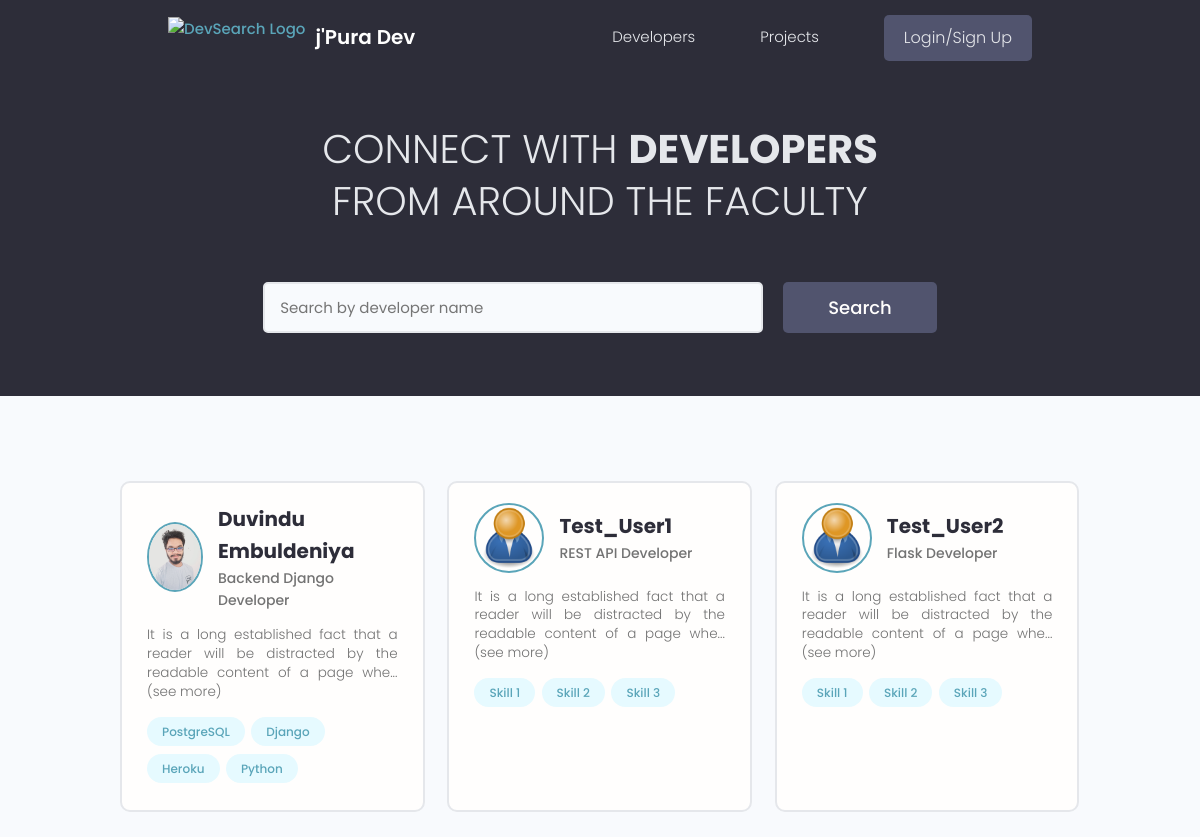
Before: / with the older database file.
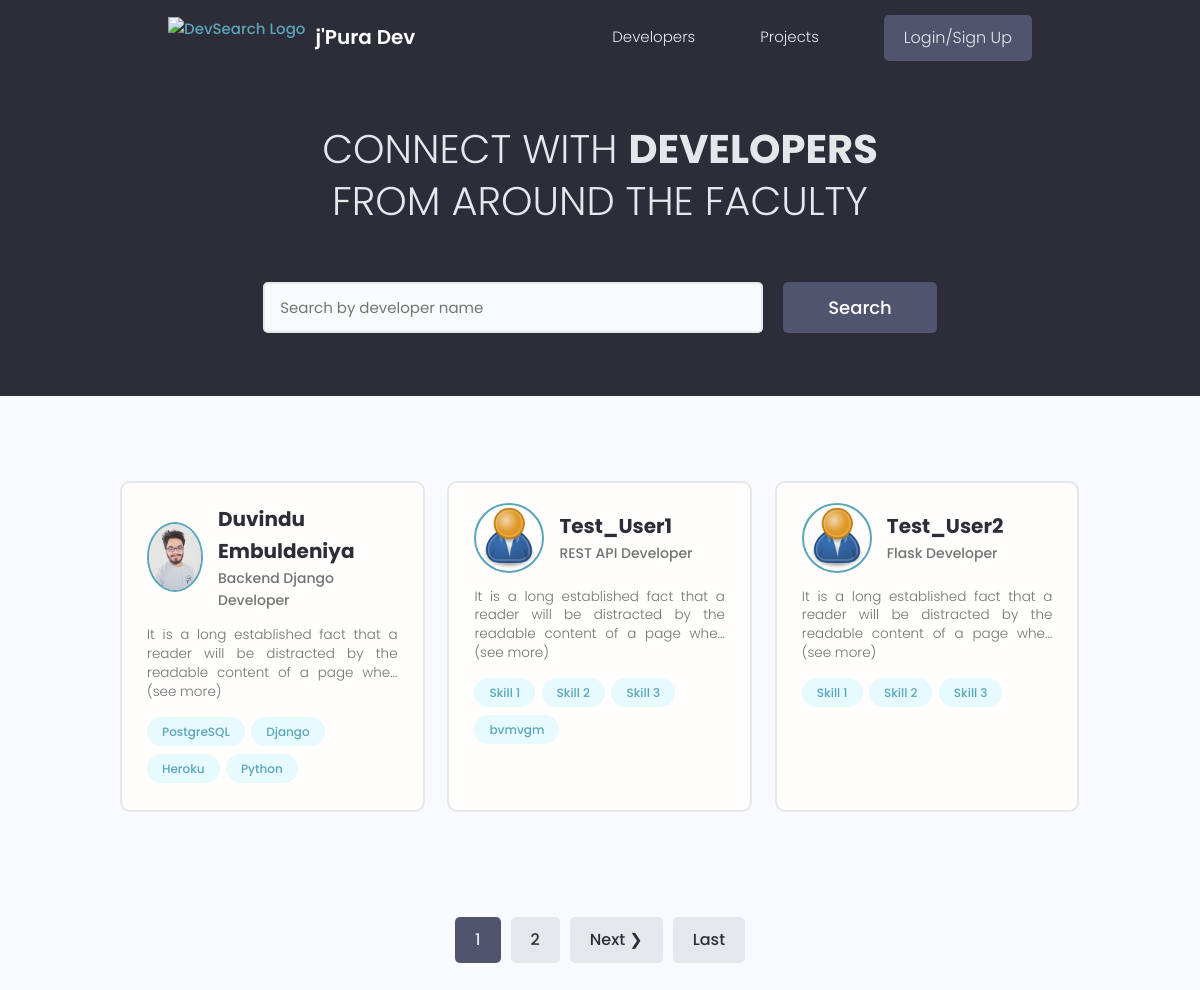
After: the same page with the newer database file.
### home/models.py (models this page shows, shortened)
class Profile(models.Model):
    user = models.OneToOneField(User, on_delete=models.CASCADE)
    username = models.CharField(max_length=200, null=True)
    name = models.CharField(max_length=200, null=True)
    location = models.CharField(max_length=200, null=True)
    intro = models.CharField(max_length=200, null = True)
    bio = models.TextField(null=True)
    image = models.ImageField(upload_to = 'profile/', default='profile/default.png', null=True, blank=True)
    created = models.DateTimeField(auto_now_add=True)
    class Meta:
        ordering = ['created']
    @property
    def imageURL(self):
        try:
            return self.image.url
        except:
            return '/images/profile/default.png'

class Skill(models.Model):
    owner = models.ForeignKey(User, on_delete=models.CASCADE)
    name = models.CharField(max_length=200)
    description = models.TextField()
    created = models.DateTimeField(auto_now_add=True)
    def __str__(self):
        return f"{self.name}"

### home/views.py (the view)
# urls.py: path('', home, name = 'home'), #profiles
def home(request): #profiles
    profiles,q = searchProfiles(request)
    page = request.GET.get('page')
    results = 3
    paginator = Paginator(profiles, results)
    try:
        profiles = paginator.page(page)
    except PageNotAnInteger:
        page = 1
        profiles = paginator.page(page)
    except EmptyPage:
        page = paginator.num_pages
        profiles = paginator.page(page)
    context = {'profiles': profiles, 'q':q, 'paginator': paginator}
    return render(request, 'home/index.html', context)

### home/utils.py (called while the page is built)
def searchProfiles(request):
    q = request.GET.get('q') if request.GET.get('q') else ''
    profiles = Profile.objects.distinct().filter(
        Q(name__icontains = q)
    )
    return profiles,q

### home/templates/home/index.html (shortened to what this page needs)
{% extends 'base.html' %}
{% block content %}
<main class="home">
    <section class="hero-section text-center">
      <div class="container container--narrow">
        <div class="hero-section__box">
          <h2>CONNECT WITH <span>DEVELOPERS</span></h2>
          <h2>FROM AROUND THE Faculty</h2>
        </div>
        <div class="hero-section__search">
          <form id = "searchForm" class="form" action="" method="GET">
            <div class="form__field">
              <input class="input input--text" id="formInput#search" type="text" name="q"
                placeholder="Search by developer name" value="{{q}}" />
            </div>
            <input class="btn btn--sub btn--lg" type="submit" value="Search" />
          </form>
        </div>
      </div>
    </section>
    <section class="devlist">
      <div class="container">
        <div class="grid grid--three">
        {% for profile in profiles %}
          <div class="column card">
            <div class="dev">
              <a href="{% url 'user-profile' profile.username %}" class="card__body">
                <div class="dev__profile">
                  <img class="avatar avatar--md" src="{{profile.imageURL}}" alt="image" />
                  <div class="dev__meta">
                    <h3>{{profile.name}}</h3>
                    <h5>{{profile.intro}}</h5>
                  </div>
                </div>
                <p class="dev__info">
                 {{profile.bio|slice:'100'}}... (see more)
                </p>
                <div class="dev__skills">
                {% for skill in profile.user.skill_set.all|slice:'6' %}
                  <span class="tag tag--pill tag--main">
                    <small>{{skill}}</small>
                  </span>
                {% endfor %}
                </div>
              </a>
            </div>
          </div>
        {% endfor %}
        </div>
      </div>
    </section>
    {% include 'pagination.html' with queryset=profiles %}
  </main>
{% endblock content %}

Changed rows visible on the page:
added Skill: name "bvmvgm", shown under Profile "Test_User1"
Other visible differences:
new list line: "1"
new list line: "2"
text now shown: "Next ❯ Last"
